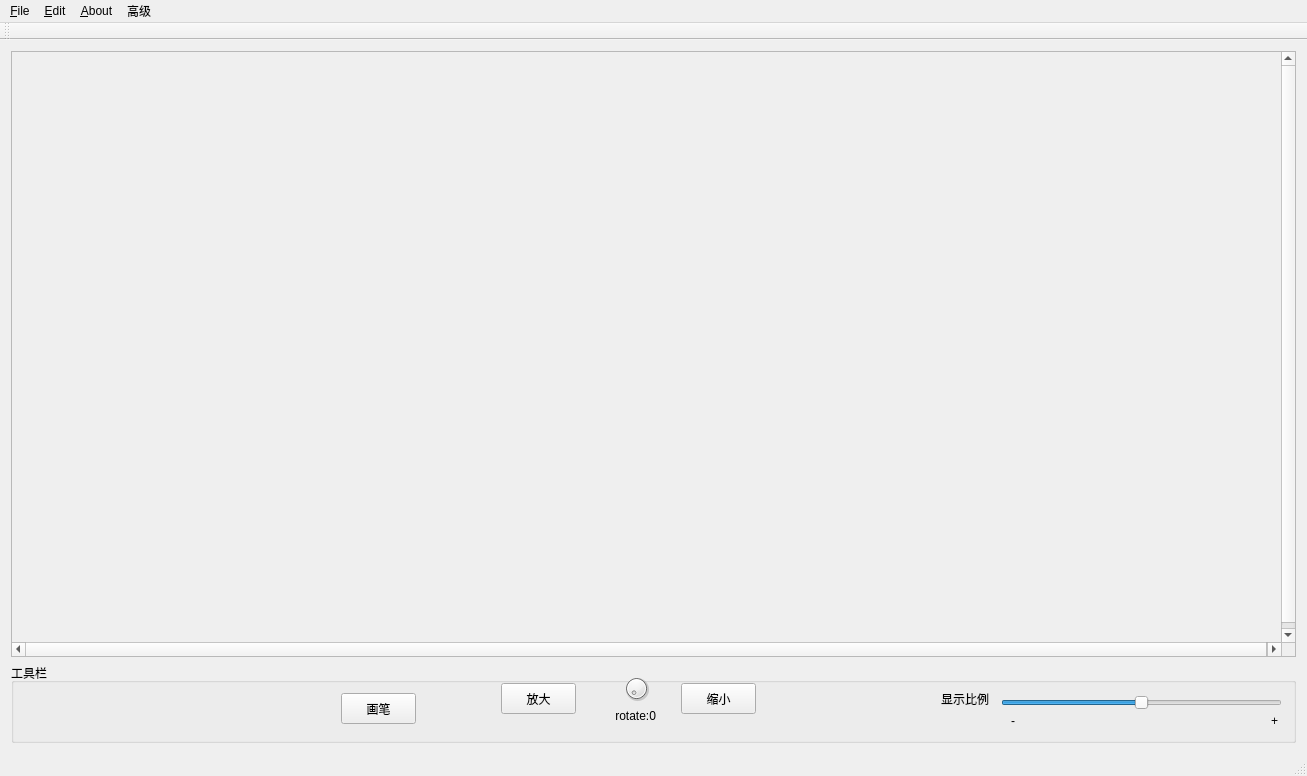
<?xml version="1.0" encoding="UTF-8"?>
<ui version="4.0">
 <class>picEdit</class>
 <widget class="QMainWindow" name="picEdit">
  <property name="geometry">
   <rect>
    <x>0</x>
    <y>0</y>
    <width>1307</width>
    <height>776</height>
   </rect>
  </property>
  <property name="windowTitle">
   <string>MainWindow</string>
  </property>
  <property name="windowIcon">
   <iconset>
    <normaloff>:/image2.png</normaloff>:/image2.png</iconset>
  </property>
  <widget class="QWidget" name="centralWidget">
   <layout class="QGridLayout" name="gridLayout">
    <item row="0" column="0">
     <widget class="QScrollArea" name="scrollArea">
      <property name="mouseTracking">
       <bool>true</bool>
      </property>
      <property name="acceptDrops">
       <bool>true</bool>
      </property>
      <property name="autoFillBackground">
       <bool>false</bool>
      </property>
      <property name="verticalScrollBarPolicy">
       <enum>Qt::ScrollBarAlwaysOn</enum>
      </property>
      <property name="horizontalScrollBarPolicy">
       <enum>Qt::ScrollBarAlwaysOn</enum>
      </property>
      <property name="sizeAdjustPolicy">
       <enum>QAbstractScrollArea::AdjustToContents</enum>
      </property>
      <property name="widgetResizable">
       <bool>false</bool>
      </property>
      <widget class="QWidget" name="scrollAreaWidgetContents">
       <property name="geometry">
        <rect>
         <x>0</x>
         <y>0</y>
         <width>1270</width>
         <height>596</height>
        </rect>
       </property>
      </widget>
     </widget>
    </item>
    <item row="1" column="0">
     <widget class="QGroupBox" name="toolsBox">
      <property name="minimumSize">
       <size>
        <width>1261</width>
        <height>80</height>
       </size>
      </property>
      <property name="acceptDrops">
       <bool>true</bool>
      </property>
      <property name="autoFillBackground">
       <bool>true</bool>
      </property>
      <property name="title">
       <string>工具栏</string>
      </property>
      <widget class="QWidget" name="layoutWidget">
       <property name="geometry">
        <rect>
         <x>590</x>
         <y>0</y>
         <width>71</width>
         <height>71</height>
        </rect>
       </property>
       <layout class="QVBoxLayout" name="verticalLayout">
        <item>
         <widget class="QDial" name="imageRotate">
          <property name="maximumSize">
           <size>
            <width>50</width>
            <height>64</height>
           </size>
          </property>
          <property name="maximum">
           <number>720</number>
          </property>
         </widget>
        </item>
        <item>
         <widget class="QLabel" name="label">
          <property name="autoFillBackground">
           <bool>false</bool>
          </property>
          <property name="text">
           <string> rotate:0</string>
          </property>
         </widget>
        </item>
       </layout>
      </widget>
      <widget class="QPushButton" name="pushButton">
       <property name="geometry">
        <rect>
         <x>490</x>
         <y>20</y>
         <width>75</width>
         <height>31</height>
        </rect>
       </property>
       <property name="text">
        <string>放大</string>
       </property>
      </widget>
      <widget class="QPushButton" name="pushButton_2">
       <property name="geometry">
        <rect>
         <x>670</x>
         <y>20</y>
         <width>75</width>
         <height>31</height>
        </rect>
       </property>
       <property name="text">
        <string>缩小</string>
       </property>
      </widget>
      <widget class="QSlider" name="horizontalSlider">
       <property name="geometry">
        <rect>
         <x>990</x>
         <y>30</y>
         <width>281</width>
         <height>20</height>
        </rect>
       </property>
       <property name="minimum">
        <number>-7</number>
       </property>
       <property name="maximum">
        <number>7</number>
       </property>
       <property name="value">
        <number>0</number>
       </property>
       <property name="orientation">
        <enum>Qt::Horizontal</enum>
       </property>
      </widget>
      <widget class="QLabel" name="label_2">
       <property name="geometry">
        <rect>
         <x>930</x>
         <y>30</y>
         <width>54</width>
         <height>12</height>
        </rect>
       </property>
       <property name="text">
        <string>显示比例</string>
       </property>
      </widget>
      <widget class="QLabel" name="label_3">
       <property name="geometry">
        <rect>
         <x>1000</x>
         <y>50</y>
         <width>16</width>
         <height>16</height>
        </rect>
       </property>
       <property name="text">
        <string>-</string>
       </property>
      </widget>
      <widget class="QLabel" name="label_4">
       <property name="geometry">
        <rect>
         <x>1260</x>
         <y>50</y>
         <width>21</width>
         <height>16</height>
        </rect>
       </property>
       <property name="text">
        <string>+</string>
       </property>
      </widget>
      <widget class="QPushButton" name="penButton">
       <property name="geometry">
        <rect>
         <x>330</x>
         <y>30</y>
         <width>75</width>
         <height>31</height>
        </rect>
       </property>
       <property name="text">
        <string>画笔</string>
       </property>
      </widget>
     </widget>
    </item>
   </layout>
  </widget>
  <widget class="QMenuBar" name="menuBar">
   <property name="geometry">
    <rect>
     <x>0</x>
     <y>0</y>
     <width>1307</width>
     <height>23</height>
    </rect>
   </property>
   <widget class="QMenu" name="menu_f">
    <property name="title">
     <string>&amp;File</string>
    </property>
    <addaction name="actionOpen"/>
    <addaction name="actionSave"/>
    <addaction name="action_Outport"/>
    <addaction name="action_Print"/>
   </widget>
   <widget class="QMenu" name="menu_Operate">
    <property name="title">
     <string>&amp;Edit</string>
    </property>
   </widget>
   <widget class="QMenu" name="menu_About">
    <property name="title">
     <string>&amp;About</string>
    </property>
   </widget>
   <widget class="QMenu" name="menu">
    <property name="title">
     <string>高级</string>
    </property>
    <widget class="QMenu" name="menu_2">
     <property name="title">
      <string>亮度调节</string>
     </property>
     <addaction name="lightAdd15"/>
     <addaction name="lightAdd30"/>
     <addaction name="lightAdd45"/>
     <addaction name="lightAdd65"/>
     <addaction name="lightAdd85"/>
     <addaction name="lightAdd100"/>
    </widget>
    <addaction name="grayAction"/>
    <addaction name="menu_2"/>
    <addaction name="action_5"/>
    <addaction name="mohuAction"/>
    <addaction name="sharpAction"/>
    <addaction name="action_8"/>
    <addaction name="action_9"/>
    <addaction name="action_10"/>
    <addaction name="warmAction2"/>
   </widget>
   <addaction name="menu_f"/>
   <addaction name="menu_Operate"/>
   <addaction name="menu_About"/>
   <addaction name="menu"/>
  </widget>
  <widget class="QToolBar" name="mainToolBar">
   <attribute name="toolBarArea">
    <enum>TopToolBarArea</enum>
   </attribute>
   <attribute name="toolBarBreak">
    <bool>false</bool>
   </attribute>
  </widget>
  <widget class="QStatusBar" name="statusBar"/>
  <action name="actionNew">
   <property name="text">
    <string>New</string>
   </property>
  </action>
  <action name="actionOpen">
   <property name="text">
    <string>Open</string>
   </property>
  </action>
  <action name="actionSave">
   <property name="text">
    <string>&amp;Save</string>
   </property>
  </action>
  <action name="actionSave_as">
   <property name="text">
    <string>Save &amp;as</string>
   </property>
  </action>
  <action name="action_Outport">
   <property name="text">
    <string>&amp;Outport</string>
   </property>
  </action>
  <action name="action_Print">
   <property name="text">
    <string>&amp;Print</string>
   </property>
  </action>
  <action name="grayAction">
   <property name="text">
    <string>灰度调节</string>
   </property>
  </action>
  <action name="coldAction">
   <property name="text">
    <string>冷色调节</string>
   </property>
  </action>
  <action name="action_5">
   <property name="text">
    <string>饱和度调节</string>
   </property>
  </action>
  <action name="mohuAction">
   <property name="text">
    <string>模糊化</string>
   </property>
  </action>
  <action name="sharpAction">
   <property name="text">
    <string>锐化</string>
   </property>
  </action>
  <action name="action_8">
   <property name="text">
    <string>金属化</string>
   </property>
  </action>
  <action name="action_9">
   <property name="text">
    <string>边框设置</string>
   </property>
  </action>
  <action name="action_10">
   <property name="text">
    <string>模糊边框</string>
   </property>
  </action>
  <action name="lightAdd15">
   <property name="text">
    <string>+15%</string>
   </property>
  </action>
  <action name="lightAdd30">
   <property name="text">
    <string>+30%</string>
   </property>
  </action>
  <action name="lightAdd45">
   <property name="text">
    <string>+45%</string>
   </property>
  </action>
  <action name="lightAdd65">
   <property name="text">
    <string>+65%</string>
   </property>
  </action>
  <action name="lightAdd85">
   <property name="text">
    <string>+85%</string>
   </property>
  </action>
  <action name="lightAdd100">
   <property name="text">
    <string>+100%</string>
   </property>
  </action>
  <action name="action20">
   <property name="text">
    <string>20</string>
   </property>
  </action>
  <action name="action30">
   <property name="text">
    <string>30</string>
   </property>
  </action>
  <action name="action_12">
   <property name="text">
    <string/>
   </property>
  </action>
  <action name="warmAction2">
   <property name="text">
    <string>暖色调节</string>
   </property>
  </action>
 </widget>
 <layoutdefault spacing="6" margin="11"/>
 <resources>
  <include location="images.qrc"/>
 </resources>
 <connections/>
</ui>
